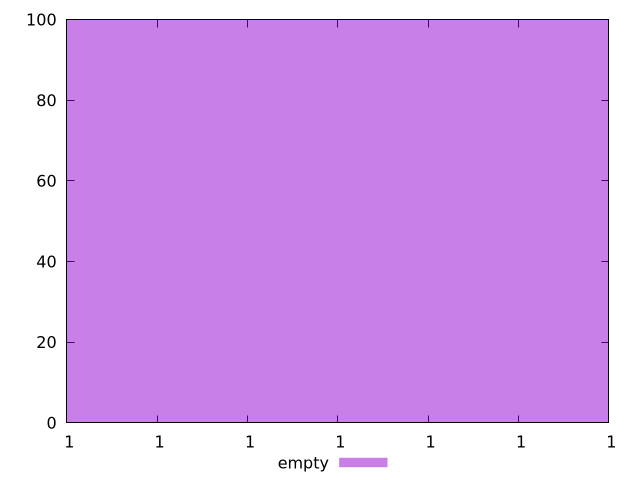

This figure's gnuplot source:
$_empty <<EOF
0.9999999641342968 100
EOF
set key outside below
set terminal pngcairo
set output "report_00004_2020-11-02T20-21-41.718Z/max-potential-fid/empty//hist.png"
set yrange [0:100]
set boxwidth 1.383379926633412e-15
set style fill transparent solid 0.5 noborder
plot $_empty title "empty" with boxes ,
